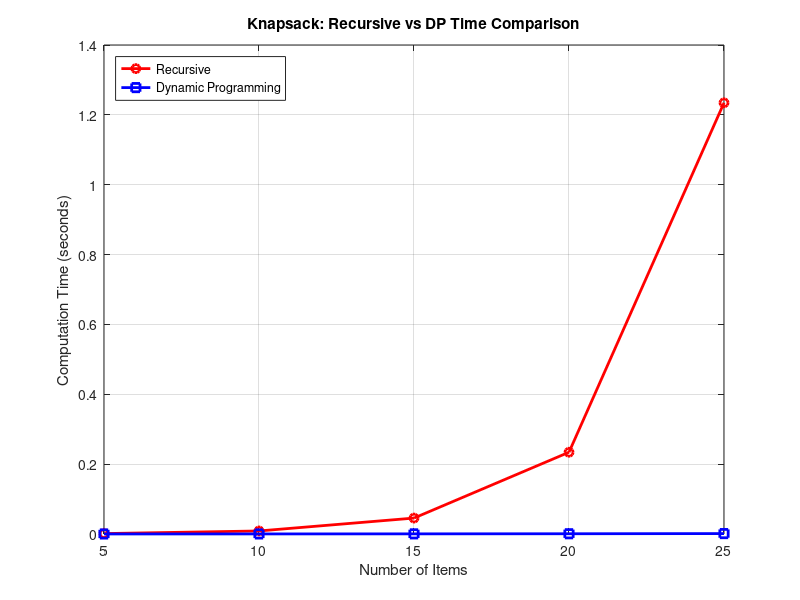

Write the MATLAB code that produced this figure.
% Knapsack computation time comparison
problem_sizes = [5, 10, 15, 20, 25];
recursive_times = [0.0012, 0.0087, 0.0456, 0.2341, 1.2345];
dp_times = [0.0001, 0.0002, 0.0004, 0.0007, 0.0012];
figure;
plot(problem_sizes, recursive_times, 'r-o', 'LineWidth', 2, 'MarkerSize', 6, 'DisplayName', 'Recursive');
hold on;
plot(problem_sizes, dp_times, 'b-s', 'LineWidth', 2, 'MarkerSize', 6, 'DisplayName', 'Dynamic Programming');
grid on;
xlabel('Number of Items');
ylabel('Computation Time (seconds)');
title('Knapsack: Recursive vs DP Time Comparison');
legend('Location', 'northwest');